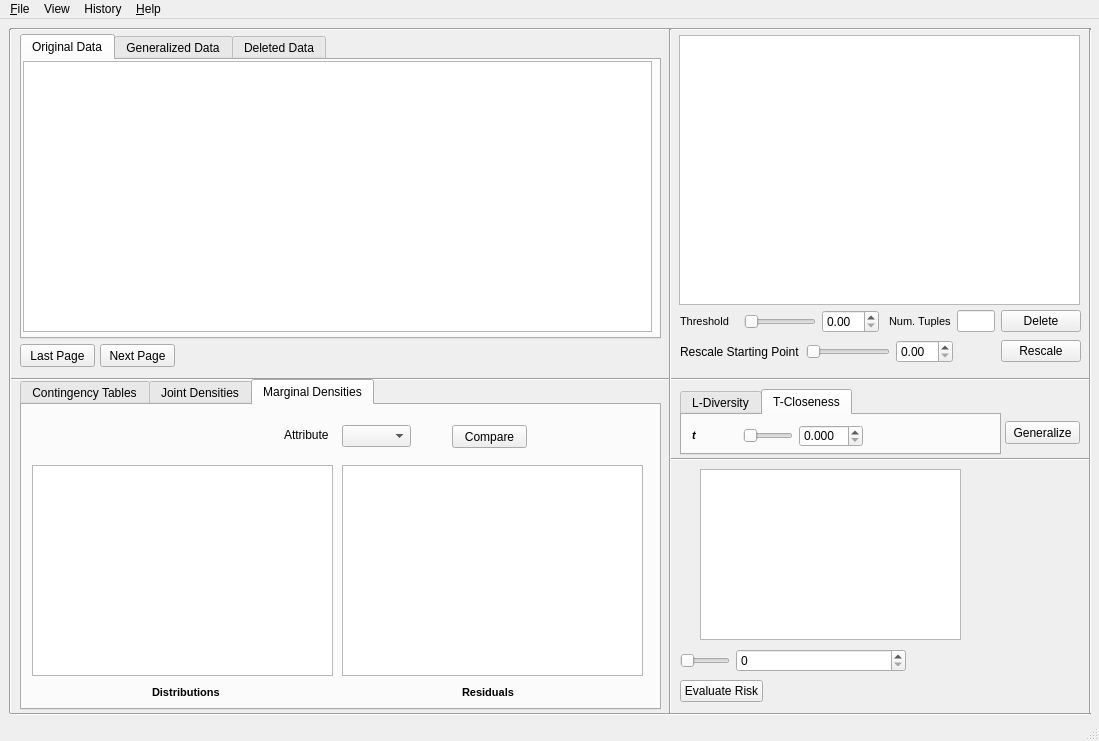
<ui version="4.0" >
 <class>myMainWindowClass</class>
 <widget class="QMainWindow" name="myMainWindowClass" >
  <property name="geometry" >
   <rect>
    <x>0</x>
    <y>0</y>
    <width>1099</width>
    <height>741</height>
   </rect>
  </property>
  <property name="windowTitle" >
   <string>  Cornell Anonymization Toolkit</string>
  </property>
  <property name="windowIcon" >
   <iconset>
    <normaloff>cornell-bigred.png</normaloff>cornell-bigred.png</iconset>
  </property>
  <widget class="QWidget" name="centralwidget" >
   <widget class="QTabWidget" name="tabWidget_data" >
    <property name="geometry" >
     <rect>
      <x>20</x>
      <y>15</y>
      <width>641</width>
      <height>305</height>
     </rect>
    </property>
    <property name="currentIndex" >
     <number>0</number>
    </property>
    <widget class="QWidget" name="tab_original" >
     <attribute name="title" >
      <string>Original Data</string>
     </attribute>
     <widget class="QTableWidget" name="tableWidget_original" >
      <property name="geometry" >
       <rect>
        <x>1</x>
        <y>1</y>
        <width>629</width>
        <height>271</height>
       </rect>
      </property>
     </widget>
    </widget>
    <widget class="QWidget" name="tab_generalized" >
     <attribute name="title" >
      <string>Generalized Data</string>
     </attribute>
     <widget class="QTableWidget" name="tableWidget_generalized" >
      <property name="geometry" >
       <rect>
        <x>1</x>
        <y>1</y>
        <width>629</width>
        <height>271</height>
       </rect>
      </property>
     </widget>
    </widget>
    <widget class="QWidget" name="tab_deleted" >
     <attribute name="title" >
      <string>Deleted Data</string>
     </attribute>
     <widget class="QTableWidget" name="tableWidget_deleted" >
      <property name="geometry" >
       <rect>
        <x>1</x>
        <y>1</y>
        <width>629</width>
        <height>271</height>
       </rect>
      </property>
     </widget>
    </widget>
   </widget>
   <widget class="Line" name="line" >
    <property name="geometry" >
     <rect>
      <x>10</x>
      <y>0</y>
      <width>1081</width>
      <height>20</height>
     </rect>
    </property>
    <property name="orientation" >
     <enum>Qt::Horizontal</enum>
    </property>
   </widget>
   <widget class="Line" name="line_2" >
    <property name="geometry" >
     <rect>
      <x>10</x>
      <y>350</y>
      <width>1081</width>
      <height>20</height>
     </rect>
    </property>
    <property name="orientation" >
     <enum>Qt::Horizontal</enum>
    </property>
   </widget>
   <widget class="Line" name="line_3" >
    <property name="geometry" >
     <rect>
      <x>670</x>
      <y>430</y>
      <width>421</width>
      <height>20</height>
     </rect>
    </property>
    <property name="orientation" >
     <enum>Qt::Horizontal</enum>
    </property>
   </widget>
   <widget class="Line" name="line_4" >
    <property name="geometry" >
     <rect>
      <x>660</x>
      <y>10</y>
      <width>20</width>
      <height>684</height>
     </rect>
    </property>
    <property name="orientation" >
     <enum>Qt::Vertical</enum>
    </property>
   </widget>
   <widget class="Line" name="line_5" >
    <property name="geometry" >
     <rect>
      <x>10</x>
      <y>680</y>
      <width>1081</width>
      <height>31</height>
     </rect>
    </property>
    <property name="orientation" >
     <enum>Qt::Horizontal</enum>
    </property>
   </widget>
   <widget class="Line" name="line_6" >
    <property name="geometry" >
     <rect>
      <x>1080</x>
      <y>10</y>
      <width>20</width>
      <height>684</height>
     </rect>
    </property>
    <property name="orientation" >
     <enum>Qt::Vertical</enum>
    </property>
   </widget>
   <widget class="Line" name="line_7" >
    <property name="geometry" >
     <rect>
      <x>0</x>
      <y>10</y>
      <width>20</width>
      <height>684</height>
     </rect>
    </property>
    <property name="orientation" >
     <enum>Qt::Vertical</enum>
    </property>
   </widget>
   <widget class="QGraphicsView" name="graphicsView_risk" >
    <property name="geometry" >
     <rect>
      <x>679</x>
      <y>16</y>
      <width>401</width>
      <height>270</height>
     </rect>
    </property>
   </widget>
   <widget class="QWidget" name="layoutWidget" >
    <property name="geometry" >
     <rect>
      <x>680</x>
      <y>450</y>
      <width>401</width>
      <height>171</height>
     </rect>
    </property>
    <layout class="QHBoxLayout" name="horizontalLayout_4" >
     <item>
      <spacer name="verticalSpacer_2" >
       <property name="orientation" >
        <enum>Qt::Vertical</enum>
       </property>
       <property name="sizeHint" stdset="0" >
        <size>
         <width>20</width>
         <height>40</height>
        </size>
       </property>
      </spacer>
     </item>
     <item>
      <widget class="QTableWidget" name="tableWidget_bk" />
     </item>
     <item>
      <spacer name="verticalSpacer" >
       <property name="orientation" >
        <enum>Qt::Vertical</enum>
       </property>
       <property name="sizeHint" stdset="0" >
        <size>
         <width>120</width>
         <height>78</height>
        </size>
       </property>
      </spacer>
     </item>
    </layout>
   </widget>
   <widget class="QWidget" name="layoutWidget" >
    <property name="geometry" >
     <rect>
      <x>680</x>
      <y>630</y>
      <width>401</width>
      <height>23</height>
     </rect>
    </property>
    <layout class="QHBoxLayout" name="horizontalLayout_3" >
     <item>
      <widget class="QSlider" name="horizontalSlider_bk" >
       <property name="maximumSize" >
        <size>
         <width>50</width>
         <height>16777215</height>
        </size>
       </property>
       <property name="orientation" >
        <enum>Qt::Horizontal</enum>
       </property>
      </widget>
     </item>
     <item>
      <widget class="QSpinBox" name="spinBox_bk" />
     </item>
     <item>
      <widget class="QLabel" name="label_bk" >
       <property name="text" >
        <string/>
       </property>
      </widget>
     </item>
    </layout>
   </widget>
   <widget class="QWidget" name="layoutWidget" >
    <property name="geometry" >
     <rect>
      <x>680</x>
      <y>660</y>
      <width>401</width>
      <height>25</height>
     </rect>
    </property>
    <layout class="QHBoxLayout" name="horizontalLayout_2" >
     <item>
      <widget class="QPushButton" name="pushButton_evaluaterisk" >
       <property name="text" >
        <string>Evaluate Risk</string>
       </property>
      </widget>
     </item>
     <item>
      <spacer name="horizontalSpacer_6" >
       <property name="orientation" >
        <enum>Qt::Horizontal</enum>
       </property>
       <property name="sizeHint" stdset="0" >
        <size>
         <width>258</width>
         <height>20</height>
        </size>
       </property>
      </spacer>
     </item>
    </layout>
   </widget>
   <widget class="QPushButton" name="pushButton_last" >
    <property name="geometry" >
     <rect>
      <x>20</x>
      <y>325</y>
      <width>75</width>
      <height>23</height>
     </rect>
    </property>
    <property name="text" >
     <string>Last Page</string>
    </property>
   </widget>
   <widget class="QPushButton" name="pushButton_next" >
    <property name="geometry" >
     <rect>
      <x>100</x>
      <y>325</y>
      <width>75</width>
      <height>23</height>
     </rect>
    </property>
    <property name="text" >
     <string>Next Page</string>
    </property>
   </widget>
   <widget class="QTabWidget" name="tabWidget_utility" >
    <property name="geometry" >
     <rect>
      <x>20</x>
      <y>360</y>
      <width>641</width>
      <height>331</height>
     </rect>
    </property>
    <property name="currentIndex" >
     <number>2</number>
    </property>
    <widget class="QWidget" name="tab_contigencytable" >
     <attribute name="title" >
      <string>Contingency Tables</string>
     </attribute>
     <widget class="QLabel" name="label_x_dimension" >
      <property name="geometry" >
       <rect>
        <x>12</x>
        <y>20</y>
        <width>61</width>
        <height>20</height>
       </rect>
      </property>
      <property name="text" >
       <string>X Attribute</string>
      </property>
     </widget>
     <widget class="QComboBox" name="comboBox_x_dimension" >
      <property name="geometry" >
       <rect>
        <x>70</x>
        <y>20</y>
        <width>69</width>
        <height>22</height>
       </rect>
      </property>
     </widget>
     <widget class="QLabel" name="label_y_dimension" >
      <property name="geometry" >
       <rect>
        <x>160</x>
        <y>20</y>
        <width>61</width>
        <height>20</height>
       </rect>
      </property>
      <property name="text" >
       <string>Y Attribute</string>
      </property>
     </widget>
     <widget class="QPushButton" name="pushButton_compare" >
      <property name="geometry" >
       <rect>
        <x>320</x>
        <y>20</y>
        <width>75</width>
        <height>23</height>
       </rect>
      </property>
      <property name="text" >
       <string>Compare</string>
      </property>
     </widget>
     <widget class="QComboBox" name="comboBox_y_dimension" >
      <property name="geometry" >
       <rect>
        <x>220</x>
        <y>20</y>
        <width>69</width>
        <height>22</height>
       </rect>
      </property>
     </widget>
     <widget class="QLabel" name="label_original_2" >
      <property name="geometry" >
       <rect>
        <x>130</x>
        <y>280</y>
        <width>46</width>
        <height>14</height>
       </rect>
      </property>
      <property name="text" >
       <string>&lt;!DOCTYPE HTML PUBLIC "-//W3C//DTD HTML 4.0//EN" "http://www.w3.org/TR/REC-html40/strict.dtd">
&lt;html>&lt;head>&lt;meta name="qrichtext" content="1" />&lt;style type="text/css">
p, li { white-space: pre-wrap; }
&lt;/style>&lt;/head>&lt;body style=" font-family:'MS Shell Dlg 2'; font-size:8.25pt; font-weight:400; font-style:normal;">
&lt;p style=" margin-top:0px; margin-bottom:0px; margin-left:0px; margin-right:0px; -qt-block-indent:0; text-indent:0px;">&lt;span style=" font-size:8pt; font-weight:600;">Original&lt;/span>&lt;/p>&lt;/body>&lt;/html></string>
      </property>
     </widget>
     <widget class="QLabel" name="label_generalized_2" >
      <property name="geometry" >
       <rect>
        <x>440</x>
        <y>280</y>
        <width>71</width>
        <height>16</height>
       </rect>
      </property>
      <property name="text" >
       <string>&lt;!DOCTYPE HTML PUBLIC "-//W3C//DTD HTML 4.0//EN" "http://www.w3.org/TR/REC-html40/strict.dtd">
&lt;html>&lt;head>&lt;meta name="qrichtext" content="1" />&lt;style type="text/css">
p, li { white-space: pre-wrap; }
&lt;/style>&lt;/head>&lt;body style=" font-family:'MS Shell Dlg 2'; font-size:8.25pt; font-weight:400; font-style:normal;">
&lt;p style=" margin-top:0px; margin-bottom:0px; margin-left:0px; margin-right:0px; -qt-block-indent:0; text-indent:0px;">&lt;span style=" font-size:8pt; font-weight:600;">Generalized&lt;/span>&lt;/p>&lt;/body>&lt;/html></string>
      </property>
     </widget>
     <widget class="QTableWidget" name="tableWidget_contingency_original" >
      <property name="geometry" >
       <rect>
        <x>10</x>
        <y>60</y>
        <width>301</width>
        <height>211</height>
       </rect>
      </property>
     </widget>
     <widget class="QTableWidget" name="tableWidget_contingency_generalized" >
      <property name="geometry" >
       <rect>
        <x>320</x>
        <y>60</y>
        <width>301</width>
        <height>211</height>
       </rect>
      </property>
     </widget>
     <widget class="QLabel" name="label_gof" >
      <property name="geometry" >
       <rect>
        <x>450</x>
        <y>20</y>
        <width>81</width>
        <height>21</height>
       </rect>
      </property>
      <property name="text" >
       <string>Goodness of fit</string>
      </property>
     </widget>
     <widget class="QLineEdit" name="lineEdit_gof" >
      <property name="geometry" >
       <rect>
        <x>540</x>
        <y>20</y>
        <width>61</width>
        <height>20</height>
       </rect>
      </property>
     </widget>
    </widget>
    <widget class="QWidget" name="tab_densitygraph" >
     <attribute name="title" >
      <string>Joint Densities</string>
     </attribute>
     <widget class="QLabel" name="label_x_dimension_2" >
      <property name="geometry" >
       <rect>
        <x>182</x>
        <y>20</y>
        <width>71</width>
        <height>20</height>
       </rect>
      </property>
      <property name="text" >
       <string>X Attribute</string>
      </property>
     </widget>
     <widget class="QLabel" name="label_y_dimension_2" >
      <property name="geometry" >
       <rect>
        <x>320</x>
        <y>20</y>
        <width>71</width>
        <height>20</height>
       </rect>
      </property>
      <property name="text" >
       <string>Y Attribute</string>
      </property>
     </widget>
     <widget class="QComboBox" name="comboBox_x_dimension_2" >
      <property name="geometry" >
       <rect>
        <x>240</x>
        <y>20</y>
        <width>69</width>
        <height>22</height>
       </rect>
      </property>
     </widget>
     <widget class="QComboBox" name="comboBox_y_dimension_2" >
      <property name="geometry" >
       <rect>
        <x>380</x>
        <y>20</y>
        <width>69</width>
        <height>22</height>
       </rect>
      </property>
     </widget>
     <widget class="QGraphicsView" name="graphicsView_original" >
      <property name="geometry" >
       <rect>
        <x>10</x>
        <y>60</y>
        <width>301</width>
        <height>211</height>
       </rect>
      </property>
     </widget>
     <widget class="QGraphicsView" name="graphicsView_generalized" >
      <property name="geometry" >
       <rect>
        <x>320</x>
        <y>60</y>
        <width>301</width>
        <height>211</height>
       </rect>
      </property>
     </widget>
     <widget class="QLabel" name="label_original" >
      <property name="geometry" >
       <rect>
        <x>130</x>
        <y>280</y>
        <width>46</width>
        <height>14</height>
       </rect>
      </property>
      <property name="text" >
       <string>&lt;!DOCTYPE HTML PUBLIC "-//W3C//DTD HTML 4.0//EN" "http://www.w3.org/TR/REC-html40/strict.dtd">
&lt;html>&lt;head>&lt;meta name="qrichtext" content="1" />&lt;style type="text/css">
p, li { white-space: pre-wrap; }
&lt;/style>&lt;/head>&lt;body style=" font-family:'MS Shell Dlg 2'; font-size:8.25pt; font-weight:400; font-style:normal;">
&lt;p style=" margin-top:0px; margin-bottom:0px; margin-left:0px; margin-right:0px; -qt-block-indent:0; text-indent:0px;">&lt;span style=" font-size:8pt; font-weight:600;">Original&lt;/span>&lt;/p>&lt;/body>&lt;/html></string>
      </property>
     </widget>
     <widget class="QLabel" name="label_generalized" >
      <property name="geometry" >
       <rect>
        <x>440</x>
        <y>280</y>
        <width>71</width>
        <height>16</height>
       </rect>
      </property>
      <property name="text" >
       <string>&lt;!DOCTYPE HTML PUBLIC "-//W3C//DTD HTML 4.0//EN" "http://www.w3.org/TR/REC-html40/strict.dtd">
&lt;html>&lt;head>&lt;meta name="qrichtext" content="1" />&lt;style type="text/css">
p, li { white-space: pre-wrap; }
&lt;/style>&lt;/head>&lt;body style=" font-family:'MS Shell Dlg 2'; font-size:8.25pt; font-weight:400; font-style:normal;">
&lt;p style=" margin-top:0px; margin-bottom:0px; margin-left:0px; margin-right:0px; -qt-block-indent:0; text-indent:0px;">&lt;span style=" font-size:8pt; font-weight:600;">Generalized&lt;/span>&lt;/p>&lt;/body>&lt;/html></string>
      </property>
     </widget>
     <widget class="QPushButton" name="pushButton_compare_2" >
      <property name="geometry" >
       <rect>
        <x>480</x>
        <y>20</y>
        <width>75</width>
        <height>23</height>
       </rect>
      </property>
      <property name="text" >
       <string>Compare</string>
      </property>
     </widget>
    </widget>
    <widget class="QWidget" name="tab" >
     <attribute name="title" >
      <string>Marginal Densities</string>
     </attribute>
     <widget class="QLabel" name="label_dimension" >
      <property name="geometry" >
       <rect>
        <x>262</x>
        <y>20</y>
        <width>51</width>
        <height>20</height>
       </rect>
      </property>
      <property name="text" >
       <string>Attribute</string>
      </property>
     </widget>
     <widget class="QComboBox" name="comboBox_dimension" >
      <property name="geometry" >
       <rect>
        <x>320</x>
        <y>20</y>
        <width>69</width>
        <height>22</height>
       </rect>
      </property>
     </widget>
     <widget class="QPushButton" name="pushButton_compare_3" >
      <property name="geometry" >
       <rect>
        <x>430</x>
        <y>20</y>
        <width>75</width>
        <height>23</height>
       </rect>
      </property>
      <property name="text" >
       <string>Compare</string>
      </property>
     </widget>
     <widget class="QGraphicsView" name="graphicsView_original_2" >
      <property name="geometry" >
       <rect>
        <x>10</x>
        <y>60</y>
        <width>301</width>
        <height>211</height>
       </rect>
      </property>
     </widget>
     <widget class="QLabel" name="label_original_3" >
      <property name="geometry" >
       <rect>
        <x>130</x>
        <y>280</y>
        <width>71</width>
        <height>16</height>
       </rect>
      </property>
      <property name="text" >
       <string>&lt;!DOCTYPE HTML PUBLIC "-//W3C//DTD HTML 4.0//EN" "http://www.w3.org/TR/REC-html40/strict.dtd">
&lt;html>&lt;head>&lt;meta name="qrichtext" content="1" />&lt;style type="text/css">
p, li { white-space: pre-wrap; }
&lt;/style>&lt;/head>&lt;body style=" font-family:'MS Shell Dlg 2'; font-size:8.25pt; font-weight:400; font-style:normal;">
&lt;p style=" margin-top:0px; margin-bottom:0px; margin-left:0px; margin-right:0px; -qt-block-indent:0; text-indent:0px; font-size:8pt;">&lt;span style=" font-weight:600;">Distributions&lt;/span>&lt;/p>&lt;/body>&lt;/html></string>
      </property>
     </widget>
     <widget class="QLabel" name="label_generalized_3" >
      <property name="geometry" >
       <rect>
        <x>440</x>
        <y>280</y>
        <width>71</width>
        <height>16</height>
       </rect>
      </property>
      <property name="text" >
       <string>&lt;!DOCTYPE HTML PUBLIC "-//W3C//DTD HTML 4.0//EN" "http://www.w3.org/TR/REC-html40/strict.dtd">
&lt;html>&lt;head>&lt;meta name="qrichtext" content="1" />&lt;style type="text/css">
p, li { white-space: pre-wrap; }
&lt;/style>&lt;/head>&lt;body style=" font-family:'MS Shell Dlg 2'; font-size:8.25pt; font-weight:400; font-style:normal;">
&lt;p style=" margin-top:0px; margin-bottom:0px; margin-left:0px; margin-right:0px; -qt-block-indent:0; text-indent:0px; font-size:8pt;">&lt;span style=" font-weight:600;">Residuals&lt;/span>&lt;/p>&lt;/body>&lt;/html></string>
      </property>
     </widget>
     <widget class="QGraphicsView" name="graphicsView_generalized_2" >
      <property name="geometry" >
       <rect>
        <x>320</x>
        <y>60</y>
        <width>301</width>
        <height>211</height>
       </rect>
      </property>
     </widget>
    </widget>
   </widget>
   <widget class="QTabWidget" name="tabWidget_verifier" >
    <property name="geometry" >
     <rect>
      <x>680</x>
      <y>370</y>
      <width>321</width>
      <height>66</height>
     </rect>
    </property>
    <property name="currentIndex" >
     <number>1</number>
    </property>
    <widget class="QWidget" name="tab_diversity" >
     <property name="accessibleName" >
      <string/>
     </property>
     <attribute name="title" >
      <string>L-Diversity</string>
     </attribute>
     <widget class="QWidget" name="layoutWidget" >
      <property name="geometry" >
       <rect>
        <x>10</x>
        <y>10</y>
        <width>301</width>
        <height>22</height>
       </rect>
      </property>
      <layout class="QHBoxLayout" name="horizontalLayout" >
       <item>
        <widget class="QLabel" name="label_l" >
         <property name="text" >
          <string>&lt;!DOCTYPE HTML PUBLIC "-//W3C//DTD HTML 4.0//EN" "http://www.w3.org/TR/REC-html40/strict.dtd">
&lt;html>&lt;head>&lt;meta name="qrichtext" content="1" />&lt;style type="text/css">
p, li { white-space: pre-wrap; }
&lt;/style>&lt;/head>&lt;body style=" font-family:'MS Shell Dlg 2'; font-size:8.25pt; font-weight:400; font-style:normal;">
&lt;p style=" margin-top:0px; margin-bottom:0px; margin-left:0px; margin-right:0px; -qt-block-indent:0; text-indent:0px;">&lt;span style=" font-size:8pt; font-weight:600; font-style:italic;"> l &lt;/span>&lt;/p>&lt;/body>&lt;/html></string>
         </property>
        </widget>
       </item>
       <item>
        <widget class="QSlider" name="horizontalSlider_l" >
         <property name="minimumSize" >
          <size>
           <width>0</width>
           <height>0</height>
          </size>
         </property>
         <property name="maximumSize" >
          <size>
           <width>50</width>
           <height>20</height>
          </size>
         </property>
         <property name="orientation" >
          <enum>Qt::Horizontal</enum>
         </property>
        </widget>
       </item>
       <item>
        <widget class="QSpinBox" name="spinBox_l" />
       </item>
       <item>
        <widget class="QLabel" name="label_c" >
         <property name="text" >
          <string>&lt;!DOCTYPE HTML PUBLIC "-//W3C//DTD HTML 4.0//EN" "http://www.w3.org/TR/REC-html40/strict.dtd">
&lt;html>&lt;head>&lt;meta name="qrichtext" content="1" />&lt;style type="text/css">
p, li { white-space: pre-wrap; }
&lt;/style>&lt;/head>&lt;body style=" font-family:'MS Shell Dlg 2'; font-size:8.25pt; font-weight:400; font-style:normal;">
&lt;p style=" margin-top:0px; margin-bottom:0px; margin-left:0px; margin-right:0px; -qt-block-indent:0; text-indent:0px;">&lt;span style=" font-size:8pt;"> &lt;/span>&lt;span style=" font-size:8pt; font-weight:600; font-style:italic;">c&lt;/span>&lt;span style=" font-size:8pt;"> &lt;/span>&lt;/p>&lt;/body>&lt;/html></string>
         </property>
        </widget>
       </item>
       <item>
        <widget class="QSlider" name="horizontalSlider_c" >
         <property name="minimumSize" >
          <size>
           <width>0</width>
           <height>0</height>
          </size>
         </property>
         <property name="maximumSize" >
          <size>
           <width>50</width>
           <height>20</height>
          </size>
         </property>
         <property name="orientation" >
          <enum>Qt::Horizontal</enum>
         </property>
        </widget>
       </item>
       <item>
        <widget class="QDoubleSpinBox" name="doubleSpinBox_c" />
       </item>
      </layout>
     </widget>
    </widget>
    <widget class="QWidget" name="tab_closeness" >
     <attribute name="title" >
      <string>T-Closeness</string>
     </attribute>
     <widget class="QWidget" name="layoutWidget" >
      <property name="geometry" >
       <rect>
        <x>10</x>
        <y>10</y>
        <width>171</width>
        <height>22</height>
       </rect>
      </property>
      <layout class="QHBoxLayout" name="horizontalLayout_7" >
       <item>
        <widget class="QLabel" name="label_t" >
         <property name="text" >
          <string>&lt;!DOCTYPE HTML PUBLIC "-//W3C//DTD HTML 4.0//EN" "http://www.w3.org/TR/REC-html40/strict.dtd">
&lt;html>&lt;head>&lt;meta name="qrichtext" content="1" />&lt;style type="text/css">
p, li { white-space: pre-wrap; }
&lt;/style>&lt;/head>&lt;body style=" font-family:'MS Shell Dlg 2'; font-size:8.25pt; font-weight:400; font-style:normal;">
&lt;p style=" margin-top:0px; margin-bottom:0px; margin-left:0px; margin-right:0px; -qt-block-indent:0; text-indent:0px; font-size:8pt;">&lt;span style=" font-weight:600; font-style:italic;">t&lt;/span>&lt;/p>&lt;/body>&lt;/html></string>
         </property>
        </widget>
       </item>
       <item>
        <widget class="QSlider" name="horizontalSlider_t" >
         <property name="minimumSize" >
          <size>
           <width>0</width>
           <height>0</height>
          </size>
         </property>
         <property name="maximumSize" >
          <size>
           <width>50</width>
           <height>20</height>
          </size>
         </property>
         <property name="orientation" >
          <enum>Qt::Horizontal</enum>
         </property>
        </widget>
       </item>
       <item>
        <widget class="QDoubleSpinBox" name="doubleSpinBox_t" >
         <property name="decimals" >
          <number>3</number>
         </property>
        </widget>
       </item>
      </layout>
     </widget>
    </widget>
   </widget>
   <widget class="QPushButton" name="pushButton_generalize" >
    <property name="geometry" >
     <rect>
      <x>1005</x>
      <y>402</y>
      <width>75</width>
      <height>23</height>
     </rect>
    </property>
    <property name="text" >
     <string>Generalize</string>
    </property>
   </widget>
   <widget class="QWidget" name="layoutWidget" >
    <property name="geometry" >
     <rect>
      <x>680</x>
      <y>290</y>
      <width>401</width>
      <height>25</height>
     </rect>
    </property>
    <layout class="QHBoxLayout" name="horizontalLayout_5" >
     <item>
      <widget class="QLabel" name="label_threshold" >
       <property name="text" >
        <string>&lt;!DOCTYPE HTML PUBLIC "-//W3C//DTD HTML 4.0//EN" "http://www.w3.org/TR/REC-html40/strict.dtd">
&lt;html>&lt;head>&lt;meta name="qrichtext" content="1" />&lt;style type="text/css">
p, li { white-space: pre-wrap; }
&lt;/style>&lt;/head>&lt;body style=" font-family:'MS Shell Dlg 2'; font-size:8.25pt; font-weight:400; font-style:normal;">
&lt;p style=" margin-top:0px; margin-bottom:0px; margin-left:0px; margin-right:0px; -qt-block-indent:0; text-indent:0px; font-size:8pt;">Threshold   &lt;/p>&lt;/body>&lt;/html></string>
       </property>
      </widget>
     </item>
     <item>
      <widget class="QSlider" name="horizontalSlider_threshold" >
       <property name="maximumSize" >
        <size>
         <width>250</width>
         <height>16777215</height>
        </size>
       </property>
       <property name="orientation" >
        <enum>Qt::Horizontal</enum>
       </property>
      </widget>
     </item>
     <item>
      <widget class="QDoubleSpinBox" name="doubleSpinBox_threshold" />
     </item>
     <item>
      <spacer name="horizontalSpacer" >
       <property name="orientation" >
        <enum>Qt::Horizontal</enum>
       </property>
       <property name="sizeHint" stdset="0" >
        <size>
         <width>17</width>
         <height>20</height>
        </size>
       </property>
      </spacer>
     </item>
     <item>
      <widget class="QLabel" name="label_tuples" >
       <property name="text" >
        <string>&lt;!DOCTYPE HTML PUBLIC "-//W3C//DTD HTML 4.0//EN" "http://www.w3.org/TR/REC-html40/strict.dtd">
&lt;html>&lt;head>&lt;meta name="qrichtext" content="1" />&lt;style type="text/css">
p, li { white-space: pre-wrap; }
&lt;/style>&lt;/head>&lt;body style=" font-family:'MS Shell Dlg 2'; font-size:8.25pt; font-weight:400; font-style:normal;">
&lt;p style=" margin-top:0px; margin-bottom:0px; margin-left:0px; margin-right:0px; -qt-block-indent:0; text-indent:0px; font-size:8pt;">Num. Tuples&lt;/p>&lt;/body>&lt;/html></string>
       </property>
      </widget>
     </item>
     <item>
      <widget class="QLineEdit" name="lineEdit_number_deleted" >
       <property name="maximumSize" >
        <size>
         <width>50</width>
         <height>16777215</height>
        </size>
       </property>
      </widget>
     </item>
     <item>
      <widget class="QPushButton" name="pushButton_delete" >
       <property name="text" >
        <string>Delete</string>
       </property>
      </widget>
     </item>
    </layout>
   </widget>
   <widget class="QWidget" name="layoutWidget" >
    <property name="geometry" >
     <rect>
      <x>680</x>
      <y>320</y>
      <width>401</width>
      <height>25</height>
     </rect>
    </property>
    <layout class="QHBoxLayout" name="horizontalLayout_6" >
     <item>
      <widget class="QLabel" name="label_rescale" >
       <property name="text" >
        <string>Rescale Starting Point</string>
       </property>
      </widget>
     </item>
     <item>
      <widget class="QSlider" name="horizontalSlider_rescale" >
       <property name="orientation" >
        <enum>Qt::Horizontal</enum>
       </property>
      </widget>
     </item>
     <item>
      <widget class="QDoubleSpinBox" name="doubleSpinBox_rescale" />
     </item>
     <item>
      <spacer name="horizontalSpacer_2" >
       <property name="orientation" >
        <enum>Qt::Horizontal</enum>
       </property>
       <property name="sizeHint" stdset="0" >
        <size>
         <width>18</width>
         <height>20</height>
        </size>
       </property>
      </spacer>
     </item>
     <item>
      <widget class="QPushButton" name="pushButton_rescale" >
       <property name="text" >
        <string>Rescale</string>
       </property>
      </widget>
     </item>
    </layout>
   </widget>
  </widget>
  <widget class="QMenuBar" name="menubar" >
   <property name="geometry" >
    <rect>
     <x>0</x>
     <y>0</y>
     <width>1099</width>
     <height>21</height>
    </rect>
   </property>
   <widget class="QMenu" name="menu_File" >
    <property name="title" >
     <string>&amp;File</string>
    </property>
    <addaction name="actionLoadData" />
    <addaction name="actionLoadHierarchy" />
    <addaction name="actionPublish" />
    <addaction name="separator" />
    <addaction name="actionExit" />
   </widget>
   <widget class="QMenu" name="menuEdit" >
    <property name="title" >
     <string>History</string>
    </property>
    <addaction name="actionShowLog" />
   </widget>
   <widget class="QMenu" name="menu_Help" >
    <property name="title" >
     <string>&amp;Help</string>
    </property>
    <addaction name="actionAbout" />
   </widget>
   <widget class="QMenu" name="menuSpecify" >
    <property name="title" >
     <string>View</string>
    </property>
    <addaction name="actionMetaData" />
    <addaction name="actionGeneralization" />
   </widget>
   <addaction name="menu_File" />
   <addaction name="menuSpecify" />
   <addaction name="menuEdit" />
   <addaction name="menu_Help" />
  </widget>
  <widget class="QStatusBar" name="statusbar" />
  <action name="actionExit" >
   <property name="text" >
    <string>&amp;Exit</string>
   </property>
  </action>
  <action name="aboutQtAction" >
   <property name="text" >
    <string>About Qt</string>
   </property>
  </action>
  <action name="editStyleAction" >
   <property name="text" >
    <string>Edit &amp;Style...</string>
   </property>
  </action>
  <action name="actionAbout" >
   <property name="text" >
    <string>About</string>
   </property>
  </action>
  <action name="actionLoadData" >
   <property name="text" >
    <string>Load data..</string>
   </property>
  </action>
  <action name="actionLoadHierarchy" >
   <property name="text" >
    <string>Initialize..</string>
   </property>
  </action>
  <action name="actionSelectSensitive" >
   <property name="text" >
    <string>Select Sensitive Col..</string>
   </property>
  </action>
  <action name="actionShowLog" >
   <property name="text" >
    <string>Show Log</string>
   </property>
  </action>
  <action name="actionPublish" >
   <property name="text" >
    <string>Publish..</string>
   </property>
  </action>
  <action name="actionMetaData" >
   <property name="text" >
    <string>Metadata..</string>
   </property>
  </action>
  <action name="actionGeneralization" >
   <property name="text" >
    <string>Generalization..</string>
   </property>
  </action>
 </widget>
 <resources/>
 <connections/>
</ui>
